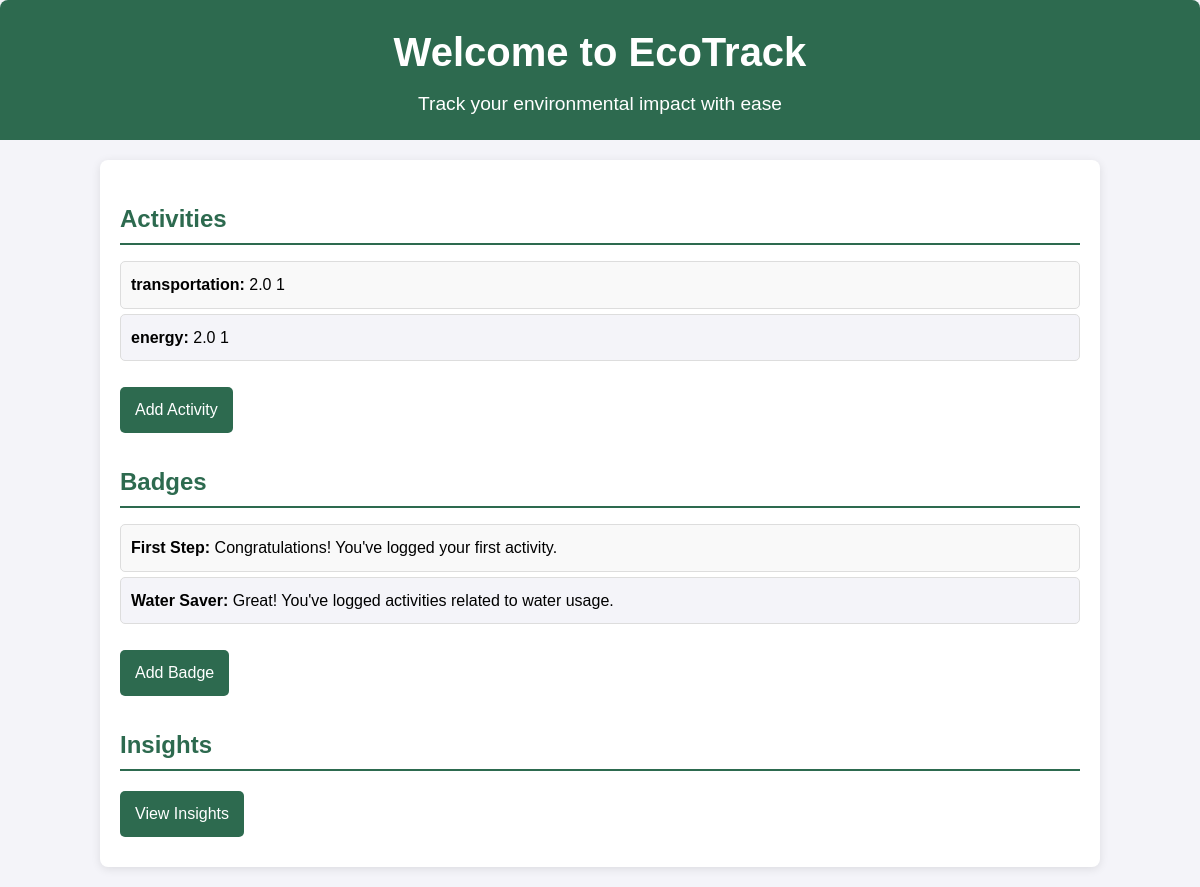
The app's page / (signed in) with its own data.
### tracker/models.py (models this page shows, shortened)
class Activity(models.Model):
    ACTIVITY_CHOICES = [
        ('transportation', 'Transportation'),
        ('energy', 'Energy'),
        ('water', 'Water'),
        ('waste', 'Waste'),
    ]
    user = models.ForeignKey(User, on_delete=models.CASCADE)
    activity_type = models.CharField(max_length=20, choices=ACTIVITY_CHOICES)
    value = models.FloatField()
    unit = models.CharField(max_length=20)
    date = models.DateTimeField(auto_now_add=True)

class Badge(models.Model):
    user = models.ForeignKey(User, on_delete=models.CASCADE)
    name = models.CharField(max_length=50)
    description = models.TextField()
    earned_at = models.DateTimeField(auto_now_add=True)

### tracker/views.py (the view)
# urls.py: path('', views.homepage_html, name='homepage'),  # Homepage
@login_required
def homepage_html(request):
    activities = Activity.objects.filter(user=request.user)
    badges = Badge.objects.filter(user=request.user)
    context = {
        'activities': activities,
        'badges': badges,
    }
    return render(request, 'tracker/homepage.html', context)

### tracker/templates/tracker/homepage.html (shortened to what this page needs)
<!DOCTYPE html>
<html lang="en">
<head>
    {% load static %}
    <link rel="stylesheet" href="{% static 'tracker/styles.css' %}">
</head>
<body>
    <header>
        <h1>Welcome to EcoTrack</h1>
        <p>Track your environmental impact with ease</p>
    </header>
    <div class="container">
        <h2>Activities</h2>
        <ul>
            {% for activity in activities %}
            <li><strong>{{ activity.activity_type }}:</strong> {{ activity.value }} {{ activity.unit }}</li>
            {% endfor %}
        </ul>
        <a href="{% url 'add_activity' %}" class="button">Add Activity</a>
        <h2>Badges</h2>
        <ul>
            {% for badge in badges %}
            <li><strong>{{ badge.name }}:</strong> {{ badge.description }}</li>
            {% endfor %}
        </ul>
        <a href="{% url 'add_badge' %}" class="button">Add Badge</a>
        <h2>Insights</h2>
        <a href="{% url 'insights' %}" class="button">View Insights</a>
    </div>
</body>
</html>

### static/tracker/styles.css (style rules this page uses)
body { font-family: 'Arial', sans-serif; background-color: #f4f4f9; margin: 0; padding: 0; line-height: 1.6; }
.container { width: 80%; margin: 20px auto; background: #fff; border-radius: 8px; box-shadow: 0 2px 10px rgba(0, 0, 0, 0.1); padding: 20px; }
header { background: #2d6a4f; color: #fff; padding: 20px 0; text-align: center; border-radius: 8px 8px 0 0; }
header h1 { margin: 0; font-size: 2.5em; }
header p { margin: 5px 0 0; font-size: 1.2em; }
h2 { color: #2d6a4f; border-bottom: 2px solid #2d6a4f; margin-bottom: 10px; padding-bottom: 5px; }
ul { list-style: none; padding: 0; }
li { background: #f4f4f9; margin: 5px 0; padding: 10px; border: 1px solid #ddd; border-radius: 5px; }
li:nth-child(odd) { background: #f9f9f9; }
button, a.button { display: inline-block; background: #2d6a4f; color: #fff; padding: 10px 15px; margin: 10px 0; text-decoration: none; border-radius: 5px; border: none; cursor: pointer; font-size: 1em; }

### records on screen
Activity: activity_type "transportation", value "2.0", unit "1"
Activity: activity_type "energy", value "2.0", unit "1"
Badge: name "First Step", description "Congratulations! You've logged your first activity."
Badge: name "Water Saver", description "Great! You've logged activities related to water usage."
